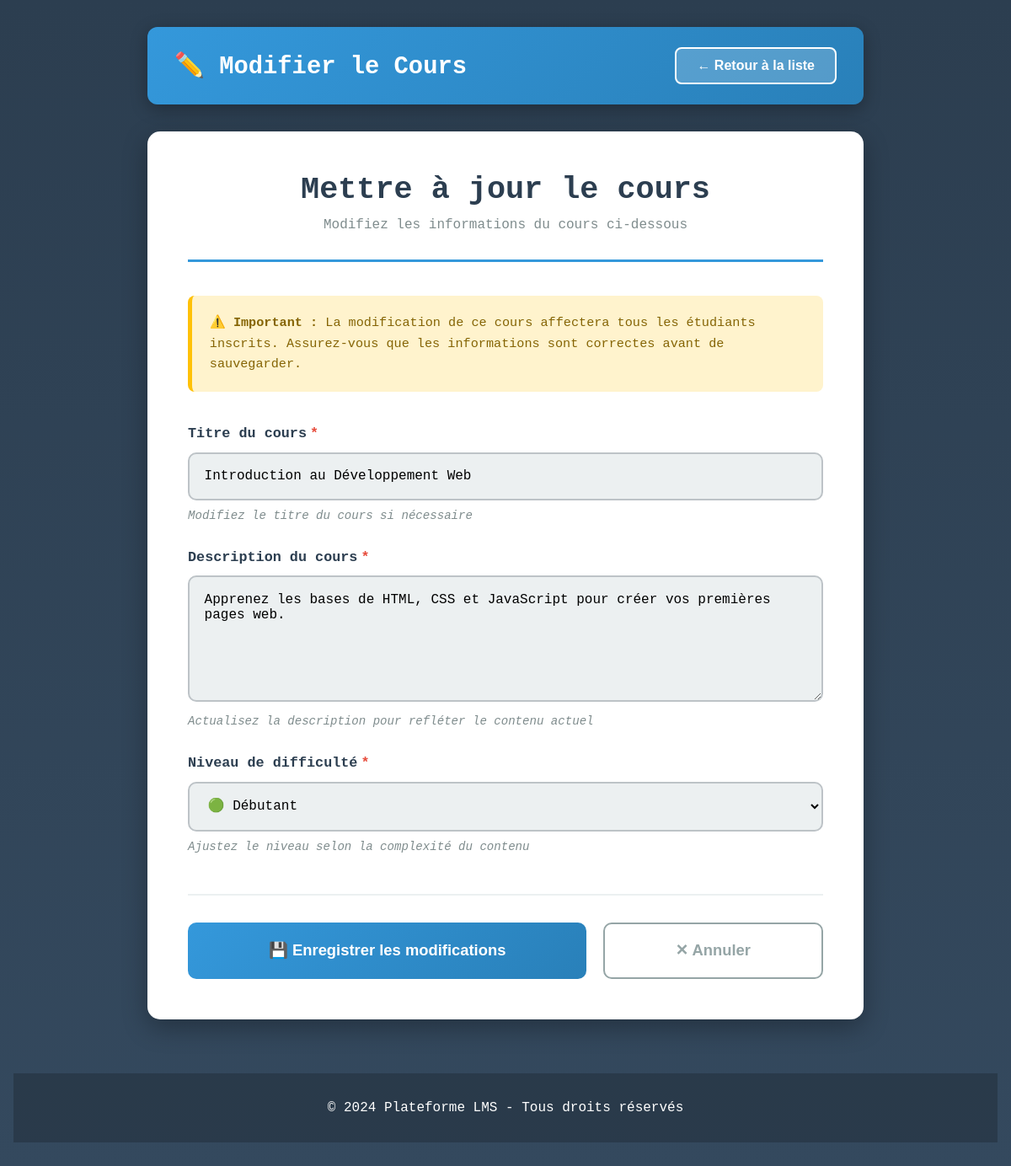
The page /courses_edit.php?id=4 on the database its author committed.
### tables this page shows
CREATE TABLE cours(
id INT AUTO_INCREMENT PRIMARY KEY,
title VARCHAR(50) NOT NULL,
description TEXT NOT NULL,
level VARCHAR(50) NOT NULL,
created_at DATETIME DEFAULT CURRENT_TIMESTAMP,
image VARCHAR(200)
);

### courses_edit.php (the view, shortened to what this page needs)
<?php
    include "config.php";
    if(isset($_GET['id'])){
        $aziz = $_GET['id'];
    }
?>
<!DOCTYPE html>
<html lang="fr">
<head>
    <link rel="stylesheet" href="style.css">
</head>
<body>
    <?php
        $sql_8 = "SELECT * FROM cours where id = $aziz";
        $resultcours = $con->query($sql_8);
        $edit = mysqli_fetch_assoc($resultcours);
    ?>
    <div class="edit-wrapper">
        <div class="header-bar">
            <h1 class="header-title">✏️ Modifier le Cours</h1>
            <form method="POST" action="courses_list.php" class="return-form">
                <button type="submit" class="return-btn">← Retour à la liste</button>
            </form>
        </div>
        <div class="form-container-box">
            <div class="title-section">
                <h2 class="form-main-title">Mettre à jour le cours</h2>
                <p class="form-subtitle">Modifiez les informations du cours ci-dessous</p>
            </div>
            <div class="warning-notice">
                <p><strong>⚠️ Important :</strong> La modification de ce cours affectera tous les étudiants inscrits. Assurez-vous que les informations sont correctes avant de sauvegarder.</p>
            </div>
            <form method="POST">
                <div class="input-field-group">
                    <label for="title-field" class="input-label">
                        Titre du cours<span class="star-required">*</span>
                    </label>
                    <input
                        type="text"
                        id="title-field"
                        name="title"
                        class="text-input-field"
                        value="<?= $edit['title'] ?>"
                        required
                    >
                    <small class="helper-info">Modifiez le titre du cours si nécessaire</small>
                </div>
                <div class="input-field-group">
                    <label for="description-field" class="input-label">
                        Description du cours<span class="star-required">*</span>
                    </label>
                    <textarea
                        id="description-field"
                        name="description"
                        class="textarea-input-field"
                        required
                    ><?= $edit['description'] ?></textarea>
                    <small class="helper-info">Actualisez la description pour refléter le contenu actuel</small>
                </div>
                <div class="input-field-group">
                    <label for="level-field" class="input-label">
                        Niveau de difficulté<span class="star-required">*</span>
                    </label>
                    <select id="level-field" name="level" class="select-input-field" required>
                        <option value="Débutant" <?= $edit['level'] == 'Débutant' ? 'selected': '' ?> >🟢 Débutant</option>
                    </select>
                    <small class="helper-info">Ajustez le niveau selon la complexité du contenu</small>
                </div>
                <div class="actions-row">
                    <button type="submit" class="update-btn" name="modif">
                        💾 Enregistrer les modifications
                    </button>
                    <button type="button" class="cancel-btn" onclick="history.back()">
                        ✕ Annuler
                    </button>
                </div>
            </form>
        </div>
    </div>
    <?php include 'footer.php' ?>
</body>
</html>

### style.css (style rules this page uses)
* { margin: 0; padding: 0; box-sizing: border-box; }
body { font-family: 'Segoe UI', Tahoma, Geneva, Verdana, sans-serif; background: linear-gradient(135deg, #667eea 0%, #764ba2 100%); min-height: 100vh; color: #333; }

### courses_edit.php (style rules this page uses)
* { margin: 0; padding: 0; box-sizing: border-box; }
body { font-family: 'Courier New', monospace; background: linear-gradient(to bottom, #2c3e50, #34495e); min-height: 100vh; padding: 2rem 1rem; }
.edit-wrapper { max-width: 850px; margin: 0 auto; }
.header-bar { background: linear-gradient(135deg, #3498db, #2980b9); padding: 1.5rem 2rem; border-radius: 12px; margin-bottom: 2rem; box-shadow: 0 5px 20px rgba(0, 0, 0, 0.3); display: flex; justify-content: space-between; align-items: center; }
.header-title { color: white; font-size: 1.8rem; font-weight: bold; }
.return-form { margin: 0; }
.return-btn { background: rgba(255, 255, 255, 0.2); color: white; padding: 0.7rem 1.5rem; border: 2px solid white; border-radius: 8px; font-weight: 600; cursor: pointer; transition: all 0.3s; font-size: 1rem; }
.form-container-box { background: white; padding: 3rem; border-radius: 15px; box-shadow: 0 10px 30px rgba(0, 0, 0, 0.3); }
.title-section { text-align: center; margin-bottom: 2.5rem; padding-bottom: 2rem; border-bottom: 3px solid #3498db; }
.form-main-title { font-size: 2.3rem; color: #2c3e50; margin-bottom: 0.7rem; }
.form-subtitle { color: #7f8c8d; font-size: 1rem; }
.warning-notice { background: #fff3cd; border-left: 5px solid #ffc107; padding: 1.3rem; border-radius: 8px; margin-bottom: 2.5rem; }
.warning-notice p { color: #856404; font-size: 0.95rem; line-height: 1.6; }
.input-field-group { margin-bottom: 2rem; }
.input-label { display: block; color: #2c3e50; font-weight: 700; margin-bottom: 0.8rem; font-size: 1.05rem; }
.star-required { color: #e74c3c; margin-left: 4px; }
.text-input-field { width: 100%; padding: 1.1rem; border: 2px solid #bdc3c7; border-radius: 10px; font-size: 1rem; font-family: inherit; transition: all 0.3s; background: #ecf0f1; }
.textarea-input-field { width: 100%; padding: 1.1rem; border: 2px solid #bdc3c7; border-radius: 10px; font-size: 1rem; font-family: inherit; resize: vertical; min-height: 150px; transition: all 0.3s; background: #ecf0f1; }
.select-input-field { width: 100%; padding: 1.1rem; border: 2px solid #bdc3c7; border-radius: 10px; font-size: 1rem; font-family: inherit; background: #ecf0f1; cursor: pointer; transition: all 0.3s; }
.helper-info { display: block; margin-top: 0.6rem; font-size: 0.88rem; color: #7f8c8d; font-style: italic; }
.actions-row { display: flex; gap: 1.2rem; margin-top: 3rem; padding-top: 2rem; border-top: 2px solid #ecf0f1; }
.update-btn { flex: 2; background: linear-gradient(135deg, #3498db, #2980b9); color: white; padding: 1.3rem; border: none; border-radius: 10px; font-size: 1.15rem; font-weight: 700; cursor: pointer; transition: all 0.3s; }
.cancel-btn { flex: 1; background: white; color: #95a5a6; padding: 1.3rem; border: 2px solid #95a5a6; border-radius: 10px; font-size: 1.15rem; font-weight: 700; cursor: pointer; transition: all 0.3s; }

### rows shown on the page
cours: title "Introduction au Développement Web", description "Apprenez les bases de HTML, CSS et JavaScript pour créer vos premières pages web.", level "🟢 Débutant"
